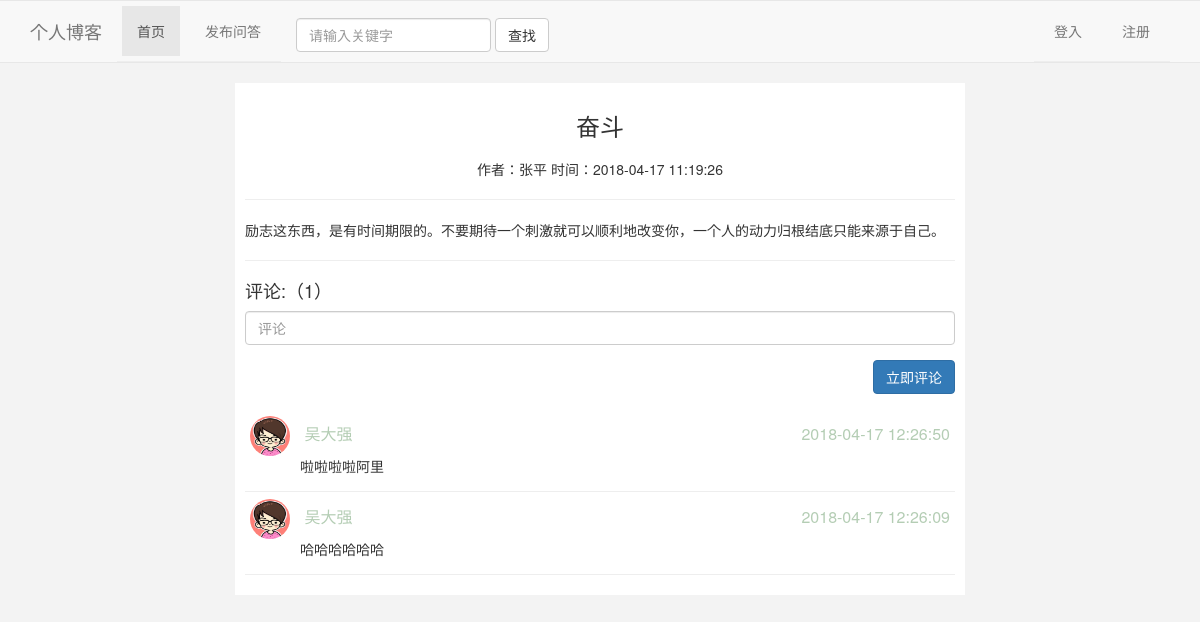
Screenshot of /detail/3/ with the database file from the repository.
### tables this page shows
CREATE TABLE question (
	id INTEGER NOT NULL, 
	title VARCHAR(100) NOT NULL, 
	content TEXT NOT NULL, 
	create_time DATETIME, 
	author_id VARCHAR(100), 
	PRIMARY KEY (id), 
	FOREIGN KEY(author_id) REFERENCES user (id)
);

CREATE TABLE user (
	id INTEGER NOT NULL, 
	username VARCHAR(100), 
	telephone VARCHAR(11), 
	password VARCHAR(100), 
	PRIMARY KEY (id)
);

CREATE TABLE answer (
	id INTEGER NOT NULL, 
	content TEXT NOT NULL, 
	create_time DATETIME, 
	question_id INTEGER, 
	author_id VARCHAR(100), 
	PRIMARY KEY (id), 
	FOREIGN KEY(question_id) REFERENCES question (id), 
	FOREIGN KEY(author_id) REFERENCES user (id)
);

### demo.py (the view)
@app.route('/detail/<question_id>/')
def detail(question_id):
    from person.models import Question
    key = request.args.get('key', '')
    if key:
        questions = db.session.query(Question).filter(Question.title.contains(key)).order_by('-id').all()
        return render_template('index.html',questions = questions)
    question = db.session.query(Question).filter(Question.id == question_id).first()
    return render_template('detail.html',question = question)

### templates/detail.html (shortened to what this page needs)
{% extends 'base.html' %}
{% block head %}
    <link rel="stylesheet" href="{{ url_for('static',filename='css/detail.css') }}">
{% endblock %}
{% block main %}
    <h3 class="page-title">{{ question.title }}</h3>
    <p class="question-info">
        <span>作者：{{ question.author.username }}</span>
        <span>时间：{{ question.create_time.strftime('%Y-%m-%d %H:%M:%S') }}</span>
    </p>
    <hr>
    <p class="question-content">{{ question.content }}</p>
    <hr>
    <h4>评论:（1）</h4>
    <form class="" action="{{ url_for('add_answer',question_id = question.id ) }}" method="post">
      <div class="form-group">
          <input type="text" name="answer_content" value="" class="form-control" placeholder="评论">
      </div>
      <div class="form-group" style="text-align:right">
        <button class="btn btn-primary">立即评论</button>
      </div>
    </form>
    <ul class="answer-list">
        {% for answer in question.answers %}
            <li>
                <div class="user-info">
                    <img src="{{ url_for('static',filename='image/man.png') }}" alt="" class="avatar">
                    <span class="username">{{ answer.author.username }}</span>
                    <span class="create-time">{{ answer.create_time.strftime('%Y-%m-%d %H:%M:%S') }}</span>
                </div>
                <p class="answer-content">{{ answer.content }}</p>
            </li>
        {% endfor %}
    </ul>
{% endblock %}

### templates/base.html (shortened to what this page needs)
<!DOCTYPE html>
<html lang="en">
<head>
  <link href="https://cdn.bootcss.com/bootstrap/3.3.7/css/bootstrap.min.css" rel="stylesheet">
  <link href="https://cdn.bootcss.com/font-awesome/4.7.0/css/font-awesome.css" rel="stylesheet">
  <link rel="stylesheet" href="{{ url_for('static',filename='css/base.css') }}"> {% block head %} {% endblock %}
</head>
<body>
  <div class="row">
    <nav class="navbar navbar-default">
      <div class="container">
        <div class="navbar-header">
            <div class="navbar-brand">个人博客</div>
        </div>
        <div class="collapse navbar-collapse" id="bs-example-navbar-collapse-1">
          <ul class="nav navbar-nav">
            <li class="active"><a href="/">首页 <span class="sr-only">(current)</span></a></li>
            <li><a href="{{ url_for('question') }}">发布问答</a></li>
          </ul>
          <form class="navbar-form navbar-left">
            <div class="form-group">
              <input type="text" name="key" value="{{ request.args.get('key') if request.args.get('key') }}" class="form-control" placeholder="请输入关键字">
            </div>
            <button type="submit" class="btn btn-default">查找</button>
          </form>
          <ul class="nav navbar-nav navbar-right">
            <li><a href="{{ url_for('login')}}">登入</a></li>
            <li><a href="{{ url_for('regist') }}">注册</a></li>
          </ul>
        </div>
      </div>
    </nav>
  </div>
  <div class="main">
    {% block main %} {% endblock %}
  </div>
</body>
</html>

### static/css/base.css (style rules this page uses)
.navbar-brand { margin-top: 5px; }
.navbar-form { margin-top: 17px; }
body { background: #f3f3f3; }
.main { background: #fff; width: 730px; margin: 0 auto; overflow: hidden; padding: 10px; }
.page-title { text-align: center; }

### static/css/detail.css (style rules this page uses)
.question-info { text-align: center; margin-top: 20px; }
.username { margin-right: 15px; }
.answer-list { list-style: none; padding-left: 0; }
ul li { border-bottom: 1px solid #eee; padding: 5px; }
.avatar { width: 40px; height: 40px; border-radius: 50%; }
.user-info { font-size: 16px; color: #9b9b; line-height: 40px; }
.user-info .username { margin-left: 10px; }
.answer-content { margin-left: 50px; }
.create-time { float: right; }

### rows the page displays
question: title "奋斗", create_time "2018-04-17 11:19:26", content "励志这东西，是有时间期限的。不要期待一个刺激就可以顺利地改变你，一个人的动力归根结底只能来源于自己。"
user: author.username "张平"
answer: author.username "吴大强", create_time "2018-04-17 12:26:50", content "啦啦啦啦阿里"
answer: author.username "吴大强", create_time "2018-04-17 12:26:09", content "哈哈哈哈哈哈"
